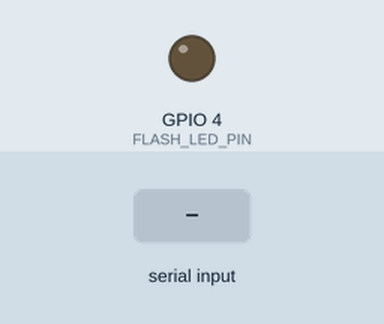
The sketch below on a simulated ESP32. Shown: output pins drawn as LEDs (lit = HIGH). The inputs (shaded band) are chosen by the test bench. WiFi joins after 1.5 s; servers stay silent unless stated; uploads are accepted with an empty reply; the camera gives no picture; what the sketch prints to the serial monitor is not drawn.

Above: at 3.5 s.
3.6 s: "capture\n" received over Serial
At 4.7 s:
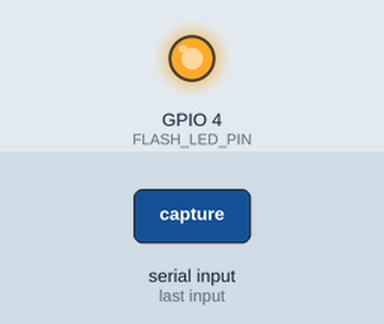
Timing chart, 0 to 7.2 s (numbered marks = the images above; inputs shaded):
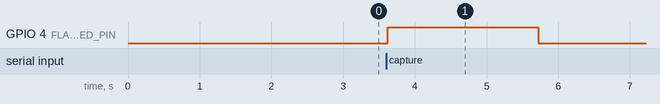

The sketch:

CameraServer1.ino
```cpp
#include <WiFi.h>
#include "soc/soc.h"
#include "soc/rtc_cntl_reg.h"
#include "esp_camera.h"
//========================================

//======================================== CAMERA_MODEL_AI_THINKER GPIO
#define PWDN_GPIO_NUM     32
#define RESET_GPIO_NUM    -1
#define XCLK_GPIO_NUM      0
#define SIOD_GPIO_NUM     26
#define SIOC_GPIO_NUM     27

#define Y9_GPIO_NUM       35
#define Y8_GPIO_NUM       34
#define Y7_GPIO_NUM       39
#define Y6_GPIO_NUM       36
#define Y5_GPIO_NUM       21
#define Y4_GPIO_NUM       19
#define Y3_GPIO_NUM       18
#define Y2_GPIO_NUM        5
#define VSYNC_GPIO_NUM    25
#define HREF_GPIO_NUM     23
#define PCLK_GPIO_NUM     22
//========================================

// LED Flash PIN (GPIO 4)
#define FLASH_LED_PIN 4

//======================================== Thông tin WiFi
const char* ssid = "Banh Mi";
const char* password = "banhbao2022";
//========================================

// Thông tin server
String serverName = "192.168.1.8";
String serverPath = "/php/ESP32CAM/upload_img.php";
const int serverPort = 80;

// Cấu hình flash
bool LED_Flash_ON = true;

// Khởi tạo WiFiClient
WiFiClient client;

//________________________________________________________________________________ sendPhotoToServer()
bool sendPhotoToServer() {
  String AllData;
  String DataBody;
  bool success = false;

  Serial.println();
  Serial.println("-----------");

  Serial.print("Kiểm tra tín hiệu WiFi (RSSI): ");
  Serial.println(WiFi.RSSI());

  //---------------------------------------- Chụp ảnh
  Serial.println("Đang chụp ảnh...");

  if (LED_Flash_ON == true) {
    digitalWrite(FLASH_LED_PIN, HIGH);
    delay(1000);
  }

  // Chụp thử vài lần để camera ổn định
  for (int i = 0; i <= 3; i++) {
    camera_fb_t * fb = NULL;
    fb = esp_camera_fb_get();
    if(!fb) {
      Serial.println("Chụp ảnh thất bại");
      if (LED_Flash_ON == true) digitalWrite(FLASH_LED_PIN, LOW);
      esp_camera_fb_return(fb);
      return false;
    }
    esp_camera_fb_return(fb);
    delay(200);
  }

  // Chụp ảnh thật
  camera_fb_t * fb = NULL;
  fb = esp_camera_fb_get();
  if(!fb) {
    Serial.println("Chụp ảnh thất bại");
    if (LED_Flash_ON == true) digitalWrite(FLASH_LED_PIN, LOW);
    return false;
  }

  if (LED_Flash_ON == true) digitalWrite(FLASH_LED_PIN, LOW);

  Serial.println("Chụp ảnh thành công.");
  Serial.print("Kích thước ảnh: ");
  Serial.print(fb->len);
  Serial.println(" bytes");

  //---------------------------------------- Kết nối và gửi ảnh đến server

  Serial.println("Đang kết nối đến server: " + serverName);

  // Tăng timeout kết nối lên 15 giây
  if (client.connect(serverName.c_str(), serverPort, 15000)) {
    Serial.println("Kết nối thành công!");

    String post_data = "--dataMarker\r\nContent-Disposition: form-data; name=\"imageFile\"; filename=\"ESP32CAMCap.jpg\"\r\nContent-Type: image/jpeg\r\n\r\n";
    String head = post_data;
    String boundary = "\r\n--dataMarker--\r\n";

    uint32_t imageLen = fb->len;
    uint32_t dataLen = head.length() + boundary.length();
    uint32_t totalLen = imageLen + dataLen;

    client.println("POST " + serverPath + " HTTP/1.1");
    client.println("Host: " + serverName);
    client.println("Content-Length: " + String(totalLen));
    client.println("Content-Type: multipart/form-data; boundary=dataMarker");
    client.println();
    client.print(head);

    uint8_t *fbBuf = fb->buf;
    size_t fbLen = fb->len;
    for (size_t n=0; n<fbLen; n=n+1024) {
      if (n+1024 < fbLen) {
        client.write(fbBuf, 1024);
        fbBuf += 1024;
      }
      else if (fbLen%1024>0) {
        size_t remainder = fbLen%1024;
        client.write(fbBuf, remainder);
      }
    }
    client.print(boundary);

    esp_camera_fb_return(fb);

    int timoutTimer = 20000;
    long startTimer = millis();
    boolean state = false;
    Serial.println("Phản hồi từ server:");
    while ((startTimer + timoutTimer) > millis()) {
      Serial.print(".");
      delay(200);

      // Bỏ qua HTTP headers
      while (client.available()) {
        char c = client.read();
        if (c == '\n') {
          if (AllData.length()==0) { state=true; }
          AllData = "";
        }
        else if (c != '\r') { AllData += String(c); }
        if (state==true) { DataBody += String(c); }
        startTimer = millis();
      }
      if (DataBody.length()>0) { break; }
    }
    client.stop();
    Serial.println(DataBody);

    // Kiểm tra phản hồi từ server để xác định thành công
    if (DataBody.indexOf("successfully uploaded") > 0) {
      Serial.println("Tải ảnh lên server thành công!");
      success = true;
    } else {
      Serial.println("Tải ảnh lên server thất bại!");
      success = false;
    }

    Serial.println("-----------");
    Serial.println();

    return success;
  }
  else {
    client.stop();
    Serial.println("Kết nối đến " + serverName + " thất bại.");
    Serial.println("WiFi status: " + String(WiFi.status()));
    Serial.println("ESP32-CAM IP: " + WiFi.localIP().toString());
    Serial.println("-----------");
    esp_camera_fb_return(fb);
    return false;
  }
}
//________________________________________________________________________________

//________________________________________________________________________________ VOID SETUP()
void setup() {
  // Tắt brownout detector
  WRITE_PERI_REG(RTC_CNTL_BROWN_OUT_REG, 0);

  Serial.begin(115200);
  Serial.println();

  pinMode(FLASH_LED_PIN, OUTPUT);

  // Thiết lập ESP32 WiFi ở chế độ station
  WiFi.mode(WIFI_STA);
  Serial.println();

  //---------------------------------------- Kết nối WiFi
  Serial.println();
  Serial.print("Đang kết nối tới: ");
  Serial.println(ssid);
  WiFi.begin(ssid, password);

  // Timeout kết nối là 20 giây
  int connecting_process_timed_out = 20;
  while (WiFi.status() != WL_CONNECTED) {
    Serial.print(".");
    delay(1000);
    connecting_process_timed_out--;
    if(connecting_process_timed_out == 0) {
      Serial.println();
      Serial.print("Không thể kết nối tới ");
      Serial.println(ssid);
      Serial.println("Khởi động lại ESP32 CAM.");
      delay(1000);
      ESP.restart();
    }
  }

  Serial.println();
  Serial.print("Đã kết nối thành công tới ");
  Serial.println(ssid);
  Serial.print("Địa chỉ IP của ESP32-CAM: ");
  Serial.println(WiFi.localIP());
  //----------------------------------------
  Serial.println();
  Serial.printf("Free RAM: %d bytes\n", esp_get_free_heap_size());
  //---------------------------------------- Thiết lập camera
  Serial.println();
  Serial.print("Đang cấu hình camera ESP32 CAM...");


  camera_config_t config;
  config.ledc_channel = LEDC_CHANNEL_0;
  config.ledc_timer = LEDC_TIMER_0;
  config.pin_d0 = Y2_GPIO_NUM;
  config.pin_d1 = Y3_GPIO_NUM;
  config.pin_d2 = Y4_GPIO_NUM;
  config.pin_d3 = Y5_GPIO_NUM;
  config.pin_d4 = Y6_GPIO_NUM;
  config.pin_d5 = Y7_GPIO_NUM;
  config.pin_d6 = Y8_GPIO_NUM;
  config.pin_d7 = Y9_GPIO_NUM;
  config.pin_xclk = XCLK_GPIO_NUM;
  config.pin_pclk = PCLK_GPIO_NUM;
  config.pin_vsync = VSYNC_GPIO_NUM;
  config.pin_href = HREF_GPIO_NUM;
  config.pin_sscb_sda = SIOD_GPIO_NUM;
  config.pin_sscb_scl = SIOC_GPIO_NUM;
  config.pin_pwdn = PWDN_GPIO_NUM;
  config.pin_reset = RESET_GPIO_NUM;
  config.xclk_freq_hz = 20000000;
  config.pixel_format = PIXFORMAT_JPEG;

  // Khởi tạo với thông số cao
  if(psramFound()){
  config.frame_size = FRAMESIZE_HQVGA;
  config.jpeg_quality = 22;
  config.fb_count = 1;
  } else {
    config.frame_size = FRAMESIZE_HQVGA;
    config.jpeg_quality = 22;
    config.fb_count = 1;
  }

  // Khởi tạo camera
  esp_err_t err = esp_camera_init(&config);
  if (err != ESP_OK) {
    Serial.printf("Khởi tạo camera thất bại với lỗi 0x%x", err);
    Serial.println();
    digitalWrite(FLASH_LED_PIN, LOW);
    Serial.println("Khởi động lại ESP32 CAM.");
    delay(1000);
    ESP.restart();
  }

  sensor_t * s = esp_camera_sensor_get();

  // Thiết lập độ phân giải
  s->set_framesize(s, FRAMESIZE_HQVGA); // UXGA|SXGA|XGA|SVGA|VGA|CIF|QVGA|HQVGA|QQVGA

  Serial.println();
  Serial.println("Cấu hình camera ESP32 CAM thành công.");
  //----------------------------------------

  Serial.println();
  Serial.println("ESP32-CAM sẽ chụp ảnh liên tục cho đến khi gửi thành công.");
}
//________________________________________________________________________________

//________________________________________________________________________________ VOID LOOP()
void loop() {
  if (Serial.available()) {
    String command = Serial.readStringUntil('\n');
    command.trim(); // Loại bỏ khoảng trắng đầu/cuối

    if (command == "capture") {
      Serial.println("Nhận lệnh từ máy tính. Đang chụp ảnh...");
      bool success = sendPhotoToServer();
      if (success) {
        Serial.println("Chụp và gửi ảnh thành công.");
      } else {
        Serial.println("Chụp hoặc gửi ảnh thất bại.");
      }
    }
  }

  delay(100);
}
```

Measured:
- after the input at 3.6 s, GPIO 4 (FLASH_LED_PIN): LOW → HIGH at once, → LOW 2.1 s later
